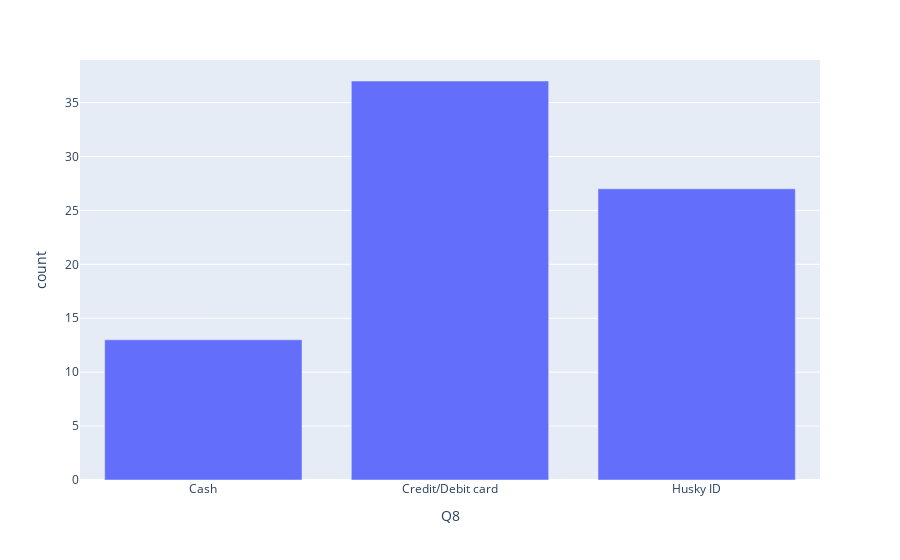

Notebook code cell kept with this figure:
### Code cell
vis4_data = counter(temp_csv, 'Q8')
fig4 = px.bar(data_frame=vis4_data, x='Q8', y='count')
fig4.show()

### Figure 1 — Plotly figure (JSON) as saved in the notebook; plotly's stock layout.template omitted (floating-point values rounded to 4 significant figures)
{"data": [{"alignmentgroup": "True", "hovertemplate": "Q8=%{x}<br>count=%{y}<extra></extra>", "legendgroup": "", "marker": {"color": "#636efa", "pattern": {"shape": ""}}, "name": "", "offsetgroup": "", "orientation": "v", "showlegend": false, "textposition": "auto", "type": "bar", "x": ["Cash", "Credit/Debit card", "Husky ID"], "xaxis": "x", "y": [13, 37, 27], "yaxis": "y"}], "layout": {"barmode": "relative", "legend": {"tracegroupgap": 0}, "margin": {"t": 60}, "xaxis": {"anchor": "y", "domain": [0, 1], "title": {"text": "Q8"}}, "yaxis": {"anchor": "x", "domain": [0, 1], "title": {"text": "count"}}}}
